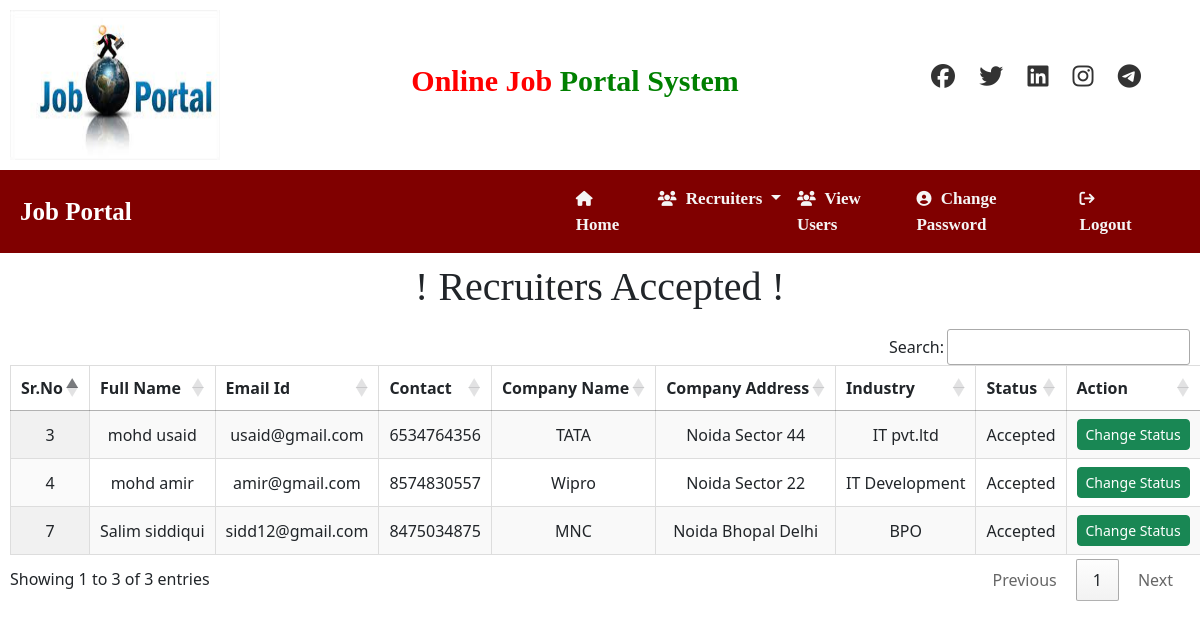
/recuiteraccepted, run on the app's committed database.
### Online/models.py (models this page shows, shortened)
class Recruiter(models.Model):
    user = models.ForeignKey(User,on_delete=models.CASCADE)
    mobile = models.CharField(max_length=25 ,null=True)
    image = models.FileField(null=True)
    company = models.CharField(max_length=255)
    company_address = models.CharField(max_length=255)
    industry = models.CharField(max_length=234)
    type = models.CharField(max_length=15,null=True)
    status = models.CharField(max_length=56)

### Online/views.py (the view)
# urls.py: path('recuiteraccepted',views.RecuiterAccepted,name='accepted'),
def RecuiterAccepted(request):
    data = Recruiter.objects.filter(status="Accepted")
    return render(request ,'Recruiter/accepted.html',{'data':data})

### template/Recruiter/accepted.html (shortened to what this page needs)
{% include 'admin_navbar.html' %}
<!DOCTYPE html>
<html lang="en">
<head>
    <link rel="stylesheet" href="https://cdn.datatables.net/1.13.4/css/jquery.dataTables.min.css">
    <link rel="stylesheet" href="https://cdn.datatables.net/buttons/2.4.1/css/buttons.dataTables.min.css">
</head>
<body>
    <h1 style="text-align: center; font-family: 'Times New Roman', Times, serif; margin-top: 10px;">! Recruiters Accepted !</h1>
    <div class="container">
        <table id="example" class="display nowrap" style="width:100%">
            <thead class="thead-label">
                <tr>
                    <th>Sr.No</th>
                    <th>Full Name</th>
                    <th>Email Id</th>
                    <th>Contact</th>
                    <th>Company Name</th>
                    <th>Company Address</th>
                    <th>Industry</th>
                    <th>Status</th>
                    <th>Action</th>
                </tr>
            </thead>
            <tbody>
                {% for i in data %}
                <tr>
                    <td data-label="Sr.No">{{ i.id }}</td>
                    <td data-label="Full Name">{{ i.user.first_name }} {{ i.user.last_name }}</td>
                    <td data-label="Email Id">{{ i.user.username }}</td>
                    <td data-label="Contact">{{ i.mobile }}</td>
                    <td data-label="Company Name">{{ i.company }}</td>
                    <td data-label="Company Address">{{ i.company_address }}</td>
                    <td data-label="Industry">{{ i.industry }}</td>
                    <td data-label="Status">{{ i.status }}</td>
                    <td data-label="Action">
                        <a href="{% url 'change_status' i.id %}" class="btn btn-success btn-sm">Change Status</a>
                    </td>
                </tr>
                {% endfor %}
            </tbody>
        </table>
    </div>
</body>
</html>

### template/Recruiter/accepted.html (style rules this page uses)
.container { max-width: 1200px; padding: 10px; }
table.dataTable { width: 100%; margin-top: 20px; border-collapse: collapse; }
th, td { padding: 12px; text-align: center; border: 1px solid #ddd; }

### data on the page
Recruiter: id "3", user.first_name "mohd", user.last_name "usaid", user.username "usaid@gmail.com", mobile "6534764356", company "TATA", company_address "Noida Sector 44", industry "IT pvt.ltd", status "Accepted"
Recruiter: id "4", user.first_name "mohd", user.last_name "amir", user.username "amir@gmail.com", mobile "8574830557", company "Wipro", company_address "Noida Sector 22", industry "IT Development", status "Accepted"
Recruiter: id "7", user.first_name "Salim", user.last_name "siddiqui", user.username "sidd12@gmail.com", mobile "8475034875", company "MNC", company_address "Noida Bhopal Delhi", industry "BPO", status "Accepted"
